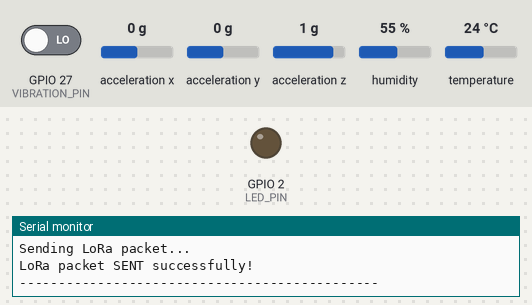
Recording of a sketch running on a simulated ESP32. On the bench: output pins drawn as LEDs (lit = HIGH), the last lines printed to the serial monitor. Wiring (inferred from the names in the program): MPU-6050 motion sensor at I2C address 0x68. The test bench sets the inputs (shaded band); at power-on: GPIO 27 (VIBRATION_PIN) LOW, acceleration x 0 g, acceleration y 0 g, acceleration z 1 g, humidity 55 %, temperature 24 °C. No radio packets arrive unless stated.

Above: at 3.2 s.
3.3 s: GPIO 27 (VIBRATION_PIN) driven HIGH
At 5.6 s:
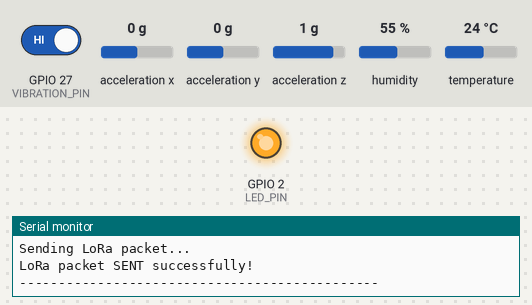
6.1 s: GPIO 27 (VIBRATION_PIN) driven LOW
At 7.4 s:
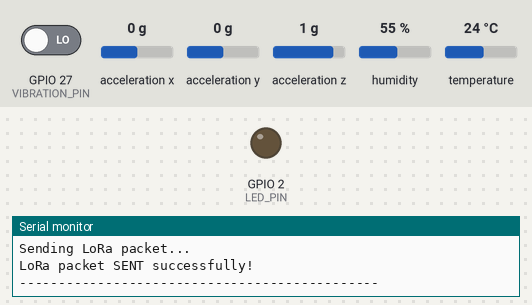
Timing chart, 0 to 9.1 s (numbered marks = the images above; inputs shaded):
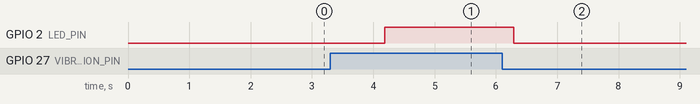

Measured:
- after the input at 3.3 s, GPIO 2 (LED_PIN): LOW → HIGH after 0.89 s
- after the input at 6.1 s, GPIO 2 (LED_PIN): HIGH → LOW after 0.19 s

The sketch:

full_test_01.ino
```cpp
#include <Wire.h>
#include <SPI.h>
#include <LoRa.h>
#include <DHT.h>

// =====================================================
// PIN DEFINITIONS
// =====================================================

// MPU6050
#define SDA_PIN 21
#define SCL_PIN 22

// DHT11
#define DHT_PIN 4
#define DHT_TYPE DHT11

// SW-420
#define VIBRATION_PIN 27

// LED
#define LED_PIN 2

// LoRa SX1278
#define SS   5
#define RST  14
#define DIO0 26

// LoRa frequency
#define LORA_FREQUENCY 433E6

// =====================================================
// OBJECTS
// =====================================================

DHT dht(DHT_PIN, DHT_TYPE);

// =====================================================
// VARIABLES
// =====================================================

unsigned long packetNumber = 0;

// MPU6050 raw values
int16_t ax = 0;
int16_t ay = 0;
int16_t az = 0;

// Tilt values
float tiltX = 0.0;
float tiltY = 0.0;

// DHT11
float temperature = 0.0;
float humidity = 0.0;

// SW-420
int vibrationState = 0;

// =====================================================
// SETUP
// =====================================================

void setup()
{
  Serial.begin(115200);
  delay(2000);

  Serial.println();
  Serial.println("==============================================");
  Serial.println("       SIH26025 SENSOR NODE - NODE 01");
  Serial.println("==============================================");

  // -------------------------------------------------
  // LED
  // -------------------------------------------------

  pinMode(LED_PIN, OUTPUT);
  digitalWrite(LED_PIN, LOW);

  // -------------------------------------------------
  // SW-420
  // -------------------------------------------------

  pinMode(VIBRATION_PIN, INPUT);

  Serial.println();
  Serial.println("SW-420 initialized.");

  // -------------------------------------------------
  // MPU6050
  // -------------------------------------------------

  Serial.println();
  Serial.println("Initializing MPU6050...");

  Wire.begin(SDA_PIN, SCL_PIN);

  Wire.beginTransmission(0x68);
  byte error = Wire.endTransmission();

  if (error == 0)
  {
    Serial.println("MPU6050 FOUND!");

    // Wake up MPU6050
    Wire.beginTransmission(0x68);
    Wire.write(0x6B);
    Wire.write(0x00);
    Wire.endTransmission();

    Serial.println("MPU6050 initialized.");
  }
  else
  {
    Serial.println("MPU6050 NOT FOUND!");
    Serial.println("Check SDA/SCL wiring.");
  }

  // -------------------------------------------------
  // DHT11
  // -------------------------------------------------

  Serial.println();
  Serial.println("Initializing DHT11...");

  dht.begin();

  Serial.println("DHT11 initialized.");

  // -------------------------------------------------
  // LoRa SX1278
  // -------------------------------------------------

  Serial.println();
  Serial.println("Initializing LoRa SX1278...");

  LoRa.setPins(SS, RST, DIO0);

  if (!LoRa.begin(LORA_FREQUENCY))
  {
    Serial.println("LoRa initialization FAILED!");
    Serial.println("Check SX1278 wiring and power.");

    while (1)
    {
      digitalWrite(LED_PIN, !digitalRead(LED_PIN));
      delay(500);
    }
  }

  Serial.println("LoRa initialization SUCCESS!");
  Serial.println("Frequency : 433 MHz");

  // -------------------------------------------------
  // LoRa settings
  // -------------------------------------------------

  LoRa.setTxPower(17);
  LoRa.setSpreadingFactor(7);
  LoRa.setSignalBandwidth(125E3);
  LoRa.setCodingRate4(5);

  Serial.println("Spreading Factor : SF7");
  Serial.println("Bandwidth        : 125 kHz");
  Serial.println("Coding Rate      : 4/5");
  Serial.println("TX Power         : 17 dBm");

  // -------------------------------------------------
  // READY
  // -------------------------------------------------

  Serial.println();
  Serial.println("==============================================");
  Serial.println("          SENSOR NODE READY");
  Serial.println("==============================================");
  Serial.println();
}

// =====================================================
// READ MPU6050
// =====================================================

void readMPU6050()
{
  Wire.beginTransmission(0x68);

  Wire.write(0x3B);

  Wire.endTransmission(false);

  Wire.requestFrom(0x68, 6);

  if (Wire.available() >= 6)
  {
    ax = (Wire.read() << 8) | Wire.read();
    ay = (Wire.read() << 8) | Wire.read();
    az = (Wire.read() << 8) | Wire.read();
  }
}

// =====================================================
// CALCULATE TILT
// =====================================================

void calculateTilt()
{
  float accX = ax / 16384.0;
  float accY = ay / 16384.0;
  float accZ = az / 16384.0;

  tiltX = atan2(
            accY,
            sqrt((accX * accX) + (accZ * accZ))
          ) * 180.0 / PI;

  tiltY = atan2(
            -accX,
            sqrt((accY * accY) + (accZ * accZ))
          ) * 180.0 / PI;
}

// =====================================================
// READ SENSORS
// =====================================================

void readSensors()
{
  // MPU6050
  readMPU6050();
  calculateTilt();

  // DHT11
  temperature = dht.readTemperature();
  humidity = dht.readHumidity();

  // SW-420
  vibrationState = digitalRead(VIBRATION_PIN);

  // LED
  if (vibrationState == HIGH)
  {
    digitalWrite(LED_PIN, HIGH);
  }
  else
  {
    digitalWrite(LED_PIN, LOW);
  }
}

// =====================================================
// SEND LoRa PACKET
// =====================================================

void sendLoRaPacket()
{
  packetNumber++;

  // -------------------------------------------------
  // Handle DHT11 errors
  // -------------------------------------------------

  if (isnan(temperature))
  {
    temperature = -999.0;
  }

  if (isnan(humidity))
  {
    humidity = -999.0;
  }

  // -------------------------------------------------
  // Create packet
  // -------------------------------------------------

  String packet = "";

  packet += "NODE=NODE_01";
  packet += ",PKT=";
  packet += packetNumber;

  packet += ",TX=";
  packet += String(tiltX, 2);

  packet += ",TY=";
  packet += String(tiltY, 2);

  packet += ",AX=";
  packet += ax;

  packet += ",AY=";
  packet += ay;

  packet += ",AZ=";
  packet += az;

  packet += ",TEMP=";
  packet += String(temperature, 1);

  packet += ",HUM=";
  packet += String(humidity, 1);

  packet += ",VIB=";
  packet += vibrationState;

  // -------------------------------------------------
  // Display packet
  // -------------------------------------------------

  Serial.println();
  Serial.println("----------------------------------------------");
  Serial.println("SENSOR DATA");

  Serial.print("Node        : NODE_01");
  Serial.println();

  Serial.print("Packet No   : ");
  Serial.println(packetNumber);

  Serial.print("Tilt X      : ");
  Serial.print(tiltX, 2);
  Serial.println(" deg");

  Serial.print("Tilt Y      : ");
  Serial.print(tiltY, 2);
  Serial.println(" deg");

  Serial.print("Accel X     : ");
  Serial.println(ax);

  Serial.print("Accel Y     : ");
  Serial.println(ay);

  Serial.print("Accel Z     : ");
  Serial.println(az);

  Serial.print("Temperature : ");

  if (temperature == -999.0)
  {
    Serial.println("ERROR");
  }
  else
  {
    Serial.print(temperature, 1);
    Serial.println(" C");
  }

  Serial.print("Humidity    : ");

  if (humidity == -999.0)
  {
    Serial.println("ERROR");
  }
  else
  {
    Serial.print(humidity, 1);
    Serial.println(" %");
  }

  Serial.print("Vibration   : ");

  if (vibrationState == HIGH)
  {
    Serial.println("DETECTED");
  }
  else
  {
    Serial.println("NORMAL");
  }

  // -------------------------------------------------
  // Transmit LoRa packet
  // -------------------------------------------------

  Serial.println();
  Serial.println("Sending LoRa packet...");

  LoRa.beginPacket();

  LoRa.print(packet);

  int result = LoRa.endPacket();

  if (result == 1)
  {
    Serial.println("LoRa packet SENT successfully!");
  }
  else
  {
    Serial.println("LoRa packet transmission FAILED!");
  }

  Serial.println("----------------------------------------------");
}

// =====================================================
// MAIN LOOP
// =====================================================

void loop()
{
  // Read all sensors
  readSensors();

  // Send data through LoRa
  sendLoRaPacket();

  // Wait 2 seconds
  delay(2000);
}
```
